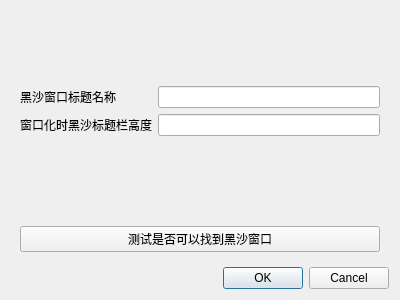
<?xml version="1.0" encoding="UTF-8"?>
<ui version="4.0">
 <class>Dialog</class>
 <widget class="QDialog" name="Dialog">
  <property name="geometry">
   <rect>
    <x>0</x>
    <y>0</y>
    <width>400</width>
    <height>300</height>
   </rect>
  </property>
  <property name="windowTitle">
   <string>游戏程序句柄查找设置</string>
  </property>
  <layout class="QVBoxLayout" name="verticalLayout_2">
   <item>
    <layout class="QVBoxLayout" name="verticalLayout">
     <item>
      <widget class="QFrame" name="frame">
       <property name="frameShape">
        <enum>QFrame::NoFrame</enum>
       </property>
       <property name="frameShadow">
        <enum>QFrame::Raised</enum>
       </property>
       <layout class="QGridLayout" name="gridLayout_2">
        <item row="0" column="0">
         <layout class="QGridLayout" name="gridLayout">
          <item row="1" column="0">
           <widget class="QLabel" name="label_2">
            <property name="text">
             <string>窗口化时黑沙标题栏高度</string>
            </property>
           </widget>
          </item>
          <item row="0" column="0">
           <widget class="QLabel" name="label">
            <property name="text">
             <string>黑沙窗口标题名称</string>
            </property>
           </widget>
          </item>
          <item row="0" column="1">
           <widget class="QLineEdit" name="lineEdit"/>
          </item>
          <item row="1" column="1">
           <widget class="QLineEdit" name="lineEdit_2"/>
          </item>
         </layout>
        </item>
       </layout>
      </widget>
     </item>
     <item>
      <widget class="QFrame" name="frame_2">
       <property name="sizePolicy">
        <sizepolicy hsizetype="Preferred" vsizetype="Fixed">
         <horstretch>0</horstretch>
         <verstretch>0</verstretch>
        </sizepolicy>
       </property>
       <property name="frameShape">
        <enum>QFrame::NoFrame</enum>
       </property>
       <property name="frameShadow">
        <enum>QFrame::Raised</enum>
       </property>
       <layout class="QHBoxLayout" name="horizontalLayout_2">
        <item>
         <layout class="QHBoxLayout" name="horizontalLayout">
          <item>
           <widget class="QPushButton" name="TestButton">
            <property name="text">
             <string>测试是否可以找到黑沙窗口</string>
            </property>
           </widget>
          </item>
         </layout>
        </item>
       </layout>
      </widget>
     </item>
    </layout>
   </item>
   <item>
    <widget class="QDialogButtonBox" name="buttonBox">
     <property name="orientation">
      <enum>Qt::Horizontal</enum>
     </property>
     <property name="standardButtons">
      <set>QDialogButtonBox::Cancel|QDialogButtonBox::Ok</set>
     </property>
    </widget>
   </item>
  </layout>
 </widget>
 <resources>
  <include location="../gui_resource/app.qrc"/>
 </resources>
 <connections>
  <connection>
   <sender>buttonBox</sender>
   <signal>accepted()</signal>
   <receiver>Dialog</receiver>
   <slot>accept()</slot>
   <hints>
    <hint type="sourcelabel">
     <x>248</x>
     <y>254</y>
    </hint>
    <hint type="destinationlabel">
     <x>157</x>
     <y>274</y>
    </hint>
   </hints>
  </connection>
  <connection>
   <sender>buttonBox</sender>
   <signal>rejected()</signal>
   <receiver>Dialog</receiver>
   <slot>reject()</slot>
   <hints>
    <hint type="sourcelabel">
     <x>316</x>
     <y>260</y>
    </hint>
    <hint type="destinationlabel">
     <x>286</x>
     <y>274</y>
    </hint>
   </hints>
  </connection>
 </connections>
</ui>
